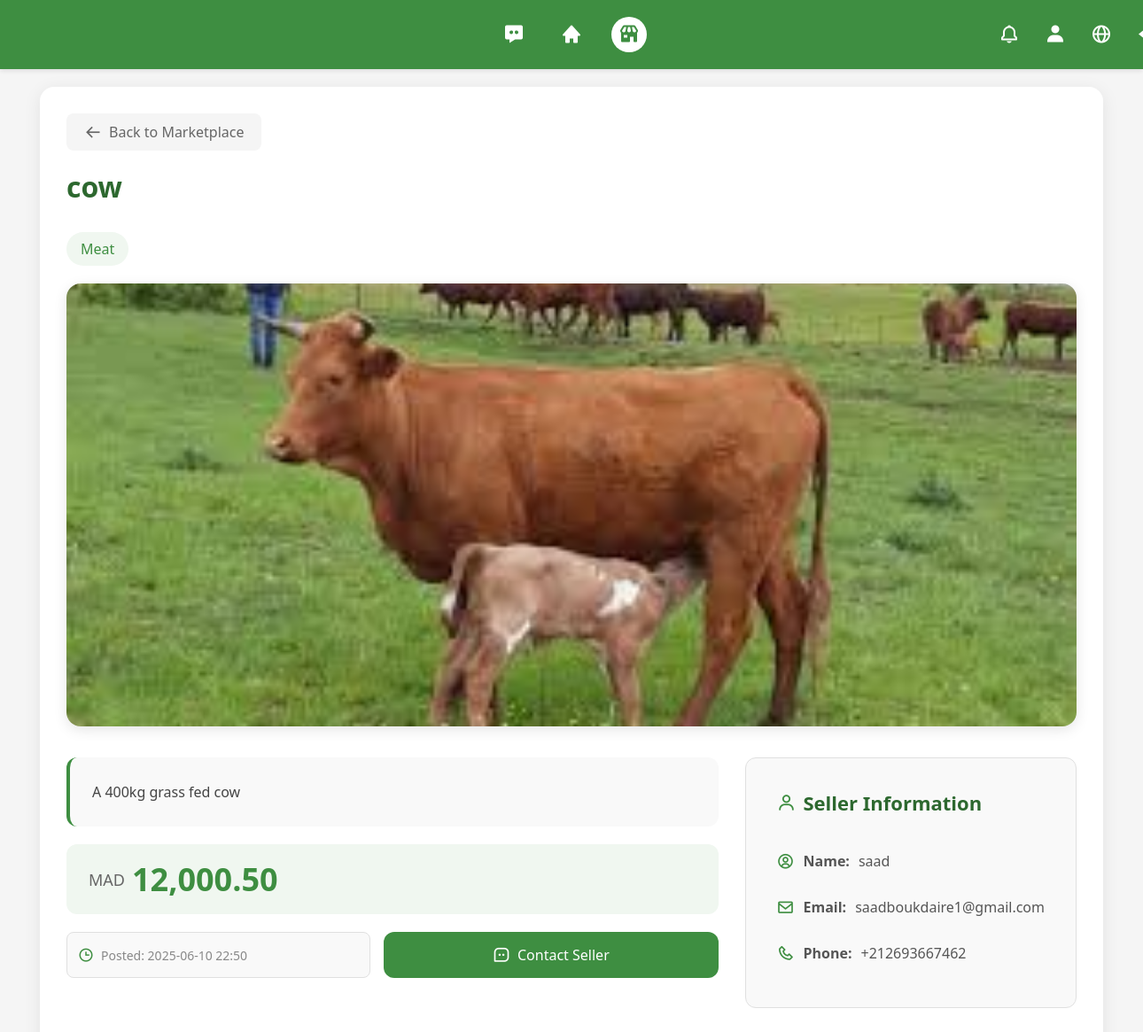
The page /view_item.php?id=1 (signed in) on the database its author committed.
### tables this page shows
CREATE TABLE IF NOT EXISTS `marketplace_items` (
  `id` int NOT NULL AUTO_INCREMENT,
  `seller_id` int NOT NULL,
  `title` varchar(255) NOT NULL,
  `description` text,
  `price` decimal(10,2) NOT NULL,
  `image_url` varchar(255) DEFAULT NULL,
  `category` varchar(50) DEFAULT NULL,
  `status` enum('available','sold','pending') DEFAULT 'available',
  `created_at` timestamp NULL DEFAULT CURRENT_TIMESTAMP,
  PRIMARY KEY (`id`),
  KEY `seller_id` (`seller_id`),
  CONSTRAINT `marketplace_items_ibfk_1` FOREIGN KEY (`seller_id`) REFERENCES `users` (`id`) ON DELETE CASCADE
);

CREATE TABLE IF NOT EXISTS `users` (
  `id` int NOT NULL AUTO_INCREMENT,
  `username` varchar(100) NOT NULL,
  `email` varchar(255) NOT NULL,
  `phone` varchar(25) DEFAULT NULL,
  `password` varchar(255) NOT NULL,
  `profile_pic` varchar(255) DEFAULT 'Images/profile.jpg',
  `created_at` timestamp NULL DEFAULT CURRENT_TIMESTAMP,
  `bio` text,
  `user_type` enum('farmer','user') NOT NULL DEFAULT 'user',
  `user_tag` varchar(50) DEFAULT NULL,
  `gender` varchar(10) DEFAULT NULL,
  PRIMARY KEY (`id`),
  UNIQUE KEY `username` (`username`),
  UNIQUE KEY `email` (`email`)
);

### view_item.php (the view, shortened to what this page needs)
<?php
$servername = "localhost";
$username = "root";
$password = "";
$dbname = "farmx";
$dsn = "mysql:host=$servername;dbname=$dbname;charset=utf8mb4";
$options = [
    PDO::ATTR_ERRMODE => PDO::ERRMODE_EXCEPTION,
    PDO::ATTR_DEFAULT_FETCH_MODE => PDO::FETCH_ASSOC,
];
try {
    $pdo = new PDO($dsn, $username, $password, $options);
} catch (Exception $e) {
    exit('Database connection failed: ' . $e->getMessage());
}
$item_id = $_GET['id'] ?? null;
$stmt = $pdo->prepare("SELECT m.*, u.username, u.email, u.phone
                      FROM marketplace_items m
                      JOIN users u ON m.seller_id = u.id
                      WHERE m.id = ? AND m.status = 'available'");
$stmt->execute([$item_id]);
$item = $stmt->fetch();
?>
<!DOCTYPE html>
<html lang="fr">
<head>
    <link href='https://unpkg.com/boxicons@2.1.4/css/boxicons.min.css' rel='stylesheet'>
</head>
<body>
    <header>
        <div class="header-content">
            <div class="nav-links">
                <a href="message.php" title="Messages">
                    <i class='bx bxs-message-dots'></i>
                </a>
                <a href="main.php" title="Home">
                    <i class='bx bxs-home'></i>
                </a>
                <a href="market.php" class="activated" title="Marketplace">
                    <i class='bx bxs-store'></i>
                </a>
            </div>
            <div class="right-nav">
                <div class="notification-container">
                    <a href="notifications.php" title="Notifications">
                        <i class='bx bx-bell notification-icon'></i>
                    </a>
                </div>
                <a href="profile.php" title="Profile">
                    <i class='bx bxs-user'></i>
                </a>
                <a href="#" id="language-switch" title="Switch Language">
                    <i class='bx bx-globe'></i>
                </a>
                <a href="logout.php" title="Logout">
                    <i class='bx bx-log-out'></i>
                </a>
            </div>
        </div>
    </header>
    <div class="item-container">
        <a href="market.php" class="back-button">
            <i class='bx bx-arrow-back'></i> Back to Marketplace
        </a>
        <div class="item-header">
            <h1 class="item-title"><?php echo htmlspecialchars($item['title']); ?></h1>
        </div>
        <p class="item-category"><?php echo htmlspecialchars(ucfirst($item['category'])); ?></p>
        <?php if ($item['image_url']): ?>
            <img src="<?php echo htmlspecialchars($item['image_url']); ?>" alt="<?php echo htmlspecialchars($item['title']); ?>" class="item-image">
        <?php endif; ?>
        <div class="item-details">
            <div class="main-content">
                <div class="item-description">
                    <?php echo nl2br(htmlspecialchars($item['description'])); ?>
                </div>
                <div class="item-price"><?php echo number_format($item['price'], 2); ?></div>
                <div class="action-row">
                    <p class="item-posted-time">
                        <i class='bx bx-time'></i>
                        Posted: <?php echo date('Y-m-d H:i', strtotime($item['created_at'])); ?>
                    </p>
                    <button onclick="contactSeller(<?php echo $item['seller_id']; ?>, <?php echo $item['id']; ?>)" class="contact-seller">
                        <i class='bx bx-message-square-dots'></i> Contact Seller
                    </button>
                </div>
            </div>
            <div class="sidebar">
                <div class="seller-info">
                    <h3><i class='bx bx-user'></i> Seller Information</h3>
                    <p><i class='bx bx-user-circle'></i> <strong>Name:</strong> <?php echo htmlspecialchars($item['username']); ?></p>
                    <?php if ($item['email']): ?>
                        <p><i class='bx bx-envelope'></i> <strong>Email:</strong> <?php echo htmlspecialchars($item['email']); ?></p>
                    <?php endif; ?>
                    <?php if ($item['phone']): ?>
                        <p><i class='bx bx-phone'></i> <strong>Phone:</strong> <?php echo htmlspecialchars($item['phone']); ?></p>
                    <?php endif; ?>
                </div>
            </div>
        </div>
    </div>
</body>
</html>

### view_item.php (style rules this page uses)
* { margin: 0; padding: 0; box-sizing: border-box; font-family: 'Segoe UI', Verdana, sans-serif; }
body { background-color: #f5f5f5; color: #333; }
header { background-color: #3e8e41; color: white; padding: 4px 0; box-shadow: 0 2px 5px rgba(0,0,0,0.1); position: sticky; top: 0; z-index: 1000; width: 100%; box-sizing: border-box; }
.header-content { display: flex; justify-content: space-between; align-items: center; padding: 0 20px; max-width: 1200px; margin: 0 auto; position: relative; width: 100%; }
.nav-links { display: flex; gap: 25px; position: absolute; left: 50%; transform: translateX(-50%); align-items: center; }
.nav-links a { color: white; text-decoration: none; padding: 8px; border-radius: 50%; transition: all 0.3s ease; position: relative; display: flex; align-items: center; }
.nav-links a i { font-size: 24px; }
.nav-links a.activated { color: #3e8e41; background-color: white; }
.right-nav { display: flex; gap: 12px; margin-right: -70px; position: absolute; right: 0; }
.right-nav a { color: white; text-decoration: none; padding: 8px; border-radius: 50%; transition: all 0.3s ease; position: relative; display: flex; align-items: center; justify-content: center; width: 40px; height: 40px; }
.right-nav a i { font-size: 24px; display: flex; align-items: center; justify-content: center; }
.notification-container { position: relative; margin-left: 20px; }
.notification-icon { color: white; font-size: 24px; cursor: pointer; padding: 8px; border-radius: 50%; transition: all 0.3s ease; display: flex; align-items: center; }
.item-container { max-width: 1200px; margin: 20px auto; padding: 30px; background-color: white; border-radius: 16px; box-shadow: 0 4px 20px rgba(0,0,0,0.08); }
.item-header { display: flex; justify-content: space-between; align-items: flex-start; margin-bottom: 30px; gap: 20px; }
.item-title { font-size: 32px; color: #2d682f; font-weight: 600; line-height: 1.3; flex: 1; }
.item-price { font-size: 36px; font-weight: bold; color: #3e8e41; background-color: #f0f7f0; padding: 15px 25px; border-radius: 12px; display: flex; align-items: center; gap: 8px; margin: 20px 0; }
.item-price::before { content: 'MAD'; font-size: 18px; color: #666; font-weight: normal; }
.item-category { font-size: 16px; color: #555; margin-bottom: 20px; font-weight: 500; display: inline-block; padding: 8px 16px; background-color: #f0f7f0; border-radius: 20px; color: #3e8e41; }
.item-image { width: 100%; max-height: 500px; object-fit: cover; border-radius: 16px; margin-bottom: 30px; box-shadow: 0 4px 15px rgba(0,0,0,0.1); }
.item-details { display: grid; grid-template-columns: 2fr 1fr; gap: 30px; margin-bottom: 30px; }
.item-description { font-size: 16px; line-height: 1.8; color: #444; margin-bottom: 20px; background-color: #f9f9f9; padding: 25px; border-radius: 12px; border-left: 4px solid #3e8e41; }
.item-posted-time { font-size: 14px; color: #888; display: flex; align-items: center; gap: 8px; padding: 12px; background-color: #f9f9f9; border-radius: 8px; border: 1px solid #e0e0e0; flex: 1; }
.item-posted-time i { font-size: 18px; color: #3e8e41; }
.action-row { display: flex; gap: 15px; margin-top: 20px; }
.seller-info { background-color: #f9f9f9; padding: 35px; border-radius: 12px; margin-bottom: 20px; border: 1px solid #e0e0e0; min-height: 250px; display: flex; flex-direction: column; justify-content: space-between; }
.seller-info h3 { color: #2d682f; margin-bottom: 25px; font-size: 22px; display: flex; align-items: center; gap: 8px; }
.seller-info h3 i { color: #3e8e41; }
.seller-info p { margin: 15px 0; color: #555; display: flex; align-items: center; gap: 10px; font-size: 16px; }
.seller-info p i { color: #3e8e41; font-size: 20px; }
.contact-seller { display: inline-flex; align-items: center; gap: 8px; background-color: #3e8e41; color: white; padding: 15px 30px; border-radius: 12px; text-decoration: none; font-weight: 500; font-size: 16px; transition: all 0.3s ease; border: none; cursor: pointer; flex: 1; justify-content: center; }
.contact-seller i { font-size: 20px; }
.back-button { display: inline-flex; align-items: center; gap: 8px; color: #666; text-decoration: none; margin-bottom: 20px; padding: 10px 20px; border-radius: 8px; transition: all 0.3s ease; background-color: #f5f5f5; }
.back-button i { font-size: 20px; }

### rows shown on the page
marketplace_items: title "cow", category "Meat", image_url (picture), description "A 400kg grass fed cow", price "12,000.50", created_at "2025-06-10 22:50", seller.username "saad", seller.email "saadboukdaire1@gmail.com", seller.phone "+212693667462"
